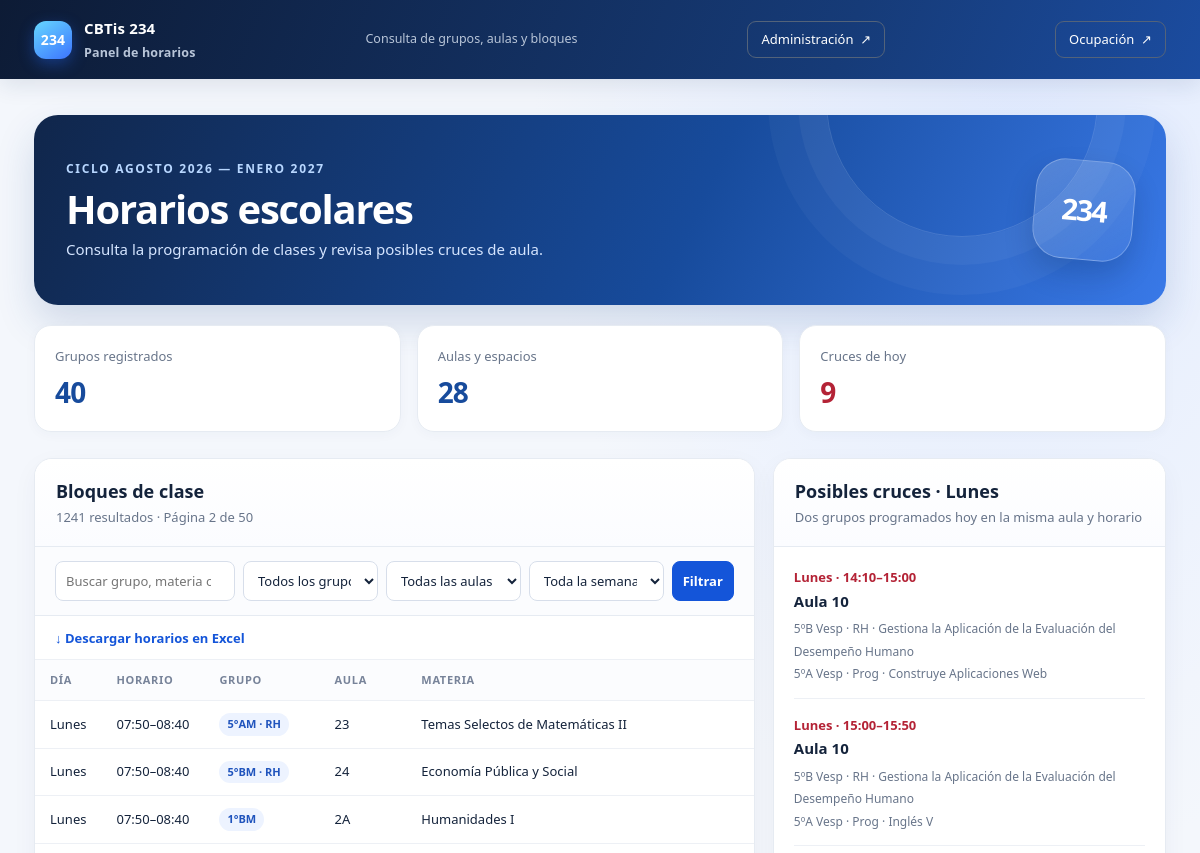
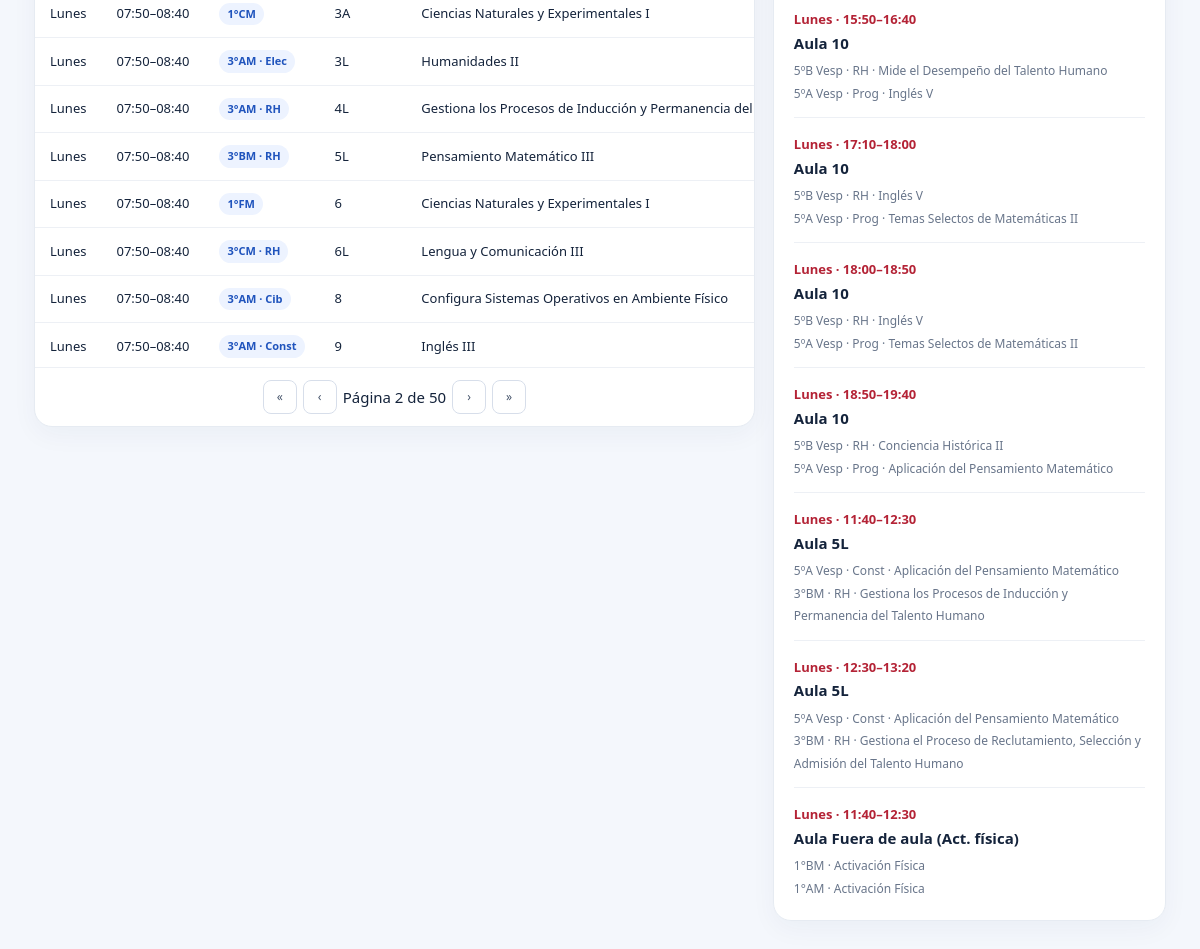
The page /?page=2&q=&grupo=&aula=&dia= on the database its author committed (2 pictures, top to bottom).
### horarios/models.py (models this page shows, shortened)
class Bloque(models.Model):
	DIAS = [
		(0, "Lunes"),
		(1, "Martes"),
		(2, "Miércoles"),
		(3, "Jueves"),
		(4, "Viernes"),
	]
	grupo = models.ForeignKey(Grupo, on_delete=models.CASCADE, related_name="bloques")
	aula = models.ForeignKey(Aula, on_delete=models.PROTECT, related_name="bloques")
	dia = models.PositiveSmallIntegerField(choices=DIAS)
	hora_inicio = models.TimeField()
	hora_fin = models.TimeField()
	materia = models.CharField(max_length=200)
	class Meta:
		ordering = ["grupo", "dia", "hora_inicio"]
		indexes = [models.Index(fields=["aula", "dia", "hora_inicio"])]

class Grupo(models.Model):
	nombre = models.CharField(max_length=40, unique=True)
	semestre = models.PositiveSmallIntegerField()
	especialidad = models.CharField(max_length=80)
	turno = models.CharField(max_length=12)
	aula_fija = models.ForeignKey(
		Aula, null=True, on_delete=models.PROTECT, related_name="grupos"
	)

class Aula(models.Model):
	TIPOS = [
		("AULA", "Aula"),
		("ESPECIAL", "Laboratorio / taller / cómputo"),
		("FUERA", "Fuera de aula"),
	]
	nombre = models.CharField(max_length=40, unique=True)
	tipo = models.CharField(max_length=10, choices=TIPOS, default="AULA")

### horarios/views.py (the view)
# urls.py: path('', inicio, name='inicio'),
def inicio(request):
	grupos = Grupo.objects.order_by("semestre", "nombre")
	aulas = Aula.objects.order_by("nombre")
	bloques = Bloque.objects.select_related("grupo", "aula").order_by(
		"dia", "hora_inicio", "aula__nombre", "grupo__nombre"
	)
	busqueda = request.GET.get("q", "").strip()
	grupo_id = request.GET.get("grupo", "")
	aula_id = request.GET.get("aula", "")
	dia = request.GET.get("dia", "")
	if busqueda:
		bloques = bloques.filter(
			Q(grupo__nombre__icontains=busqueda)
			| Q(aula__nombre__icontains=busqueda)
			| Q(materia__icontains=busqueda)
		)
	if grupo_id.isdigit():
		bloques = bloques.filter(grupo_id=grupo_id)
	else:
		grupo_id = ""
	if aula_id.isdigit():
		bloques = bloques.filter(aula_id=aula_id)
	else:
		aula_id = ""
	if dia in {"0", "1", "2", "3", "4"}:
		bloques = bloques.filter(dia=int(dia))
	else:
		dia = ""
	hoy = timezone.localdate()
	dia_actual = hoy.weekday()
	bloques_hoy = Bloque.objects.select_related("grupo", "aula")
	if dia_actual in range(5):
		bloques_hoy = bloques_hoy.filter(dia=dia_actual)
	else:
		bloques_hoy = bloques_hoy.none()
	ocupaciones = defaultdict(list)
	for bloque in bloques_hoy:
		ocupaciones[(bloque.aula_id, bloque.dia)].append(bloque)
	choques = []
	for lista in ocupaciones.values():
		lista.sort(key=lambda b: (b.hora_inicio, b.hora_fin))
		for indice, primero in enumerate(lista):
			for segundo in lista[indice + 1 :]:
				if segundo.hora_inicio >= primero.hora_fin:
					break
				if primero.hora_inicio < segundo.hora_fin:
					choques.append((primero, segundo))
	pagina = request.GET.get("page", 1)
	paginator = Paginator(bloques, 25) # 25 bloques por página
	bloques_pagina = paginator.get_page(pagina)
	return render(
		request,
		"horarios/inicio.html",
		{
			"grupos": grupos,
			"aulas": aulas,
			"bloques": bloques_pagina,
			"page_obj": bloques_pagina,
			"bloques_count": bloques.count(),
			"aulas_count": aulas.count(),
			"grupos_count": grupos.count(),
			"choques": choques[:12],
			"choques_count": len(choques),
			"hoy": hoy,
			"busqueda": busqueda,
			"grupo_seleccionado": grupo_id,
			"aula_seleccionada": aula_id,
			"dia_seleccionado": dia,
			"dias": Bloque.DIAS,
		},
	)

### horarios/templates/horarios/inicio.html (shortened to what this page needs)
{% load tz %}
<!doctype html>
<html lang="es">
<head>
</head>
<body>
  <header class="top">
    <div class="nav">
      <a class="brand" href="/">
        <span class="logo">234</span>
        <span>CBTis 234<br><small>Panel de horarios</small></span>
      </a>
      <small>Consulta de grupos, aulas y bloques</small>
      <a class="navlink" href="/admin/">Administración&nbsp; ↗</a>
      <a class="navlink" href="/ocupacion/">Ocupación&nbsp; ↗</a>
    </div>
  </header>
  <main>
    <section class="hero">
      <div><div class="eyebrow">Ciclo agosto 2026 — enero 2027</div>
      <h1>Horarios escolares</h1>
      <p class="intro">Consulta la programación de clases y revisa posibles cruces de aula.</p></div>
      <div class="hero-mark" aria-hidden="true">234</div>
    </section>
    <section class="stats" aria-label="Resumen">
      <article class="stat"><span class="stat-label">Grupos registrados</span><strong class="stat-value">{{ grupos_count }}</strong></article>
      <article class="stat"><span class="stat-label">Aulas y espacios</span><strong class="stat-value">{{ aulas_count }}</strong></article>
      <article class="stat"><span class="stat-label">Cruces de hoy</span><strong class="stat-value {% if choques_count %}alert{% endif %}">{{ choques_count }}</strong></article>
    </section>
    <div class="columns">
      <section class="panel">
        <div class="panel-head"><div><h2>Bloques de clase</h2><p class="sub">{{ bloques_count }} resultados · Página {{ page_obj.number }} de {{ page_obj.paginator.num_pages }}</p></div></div>
        <form method="get">
          <input type="search" name="q" value="{{ busqueda }}" placeholder="Buscar grupo, materia o aula" aria-label="Buscar" style="flex:1.4">
          <select name="grupo" aria-label="Filtrar por grupo">
            <option value="">Todos los grupos</option>
          </select>
          <select name="aula" aria-label="Filtrar por aula">
            <option value="">Todas las aulas</option>
          </select>
          <select name="dia" aria-label="Filtrar por día">
            <option value="">Toda la semana</option>
          </select>
          <button type="submit">Filtrar</button>
        </form>
        <div class="download" style="padding:10px 20px; border-bottom:1px solid #edf0f5"><a href="/exportar-excel/" style="color:#1455d9; font-size:13px; font-weight:700">↓ Descargar horarios en Excel</a></div>
        <div class="table-wrap">
          <table>
            <thead><tr><th>Día</th><th>Horario</th><th>Grupo</th><th>Aula</th><th>Materia</th></tr></thead>
            <tbody>
              {% for bloque in bloques %}
                <tr><td data-label="Día">{{ bloque.get_dia_display }}</td><td data-label="Horario">{{ bloque.hora_inicio|time:"H:i" }}–{{ bloque.hora_fin|time:"H:i" }}</td><td data-label="Grupo"><a class="pill" href="/grupo/{{ bloque.grupo.id }}/">{{ bloque.grupo.nombre }}</a></td><td data-label="Aula">{{ bloque.aula.nombre }}</td><td data-label="Materia">{{ bloque.materia }}</td></tr>
              {% empty %}<tr><td colspan="5" class="empty">No hay bloques para esos filtros.</td></tr>{% endfor %}
            </tbody>
          </table>
        </div>
        <div class="pagination">
          {% if page_obj.has_previous %}
            <a class="page-link" href="?page=1&amp;q={{ busqueda|urlencode }}&amp;grupo={{ grupo_seleccionado }}&amp;aula={{ aula_seleccionada }}&amp;dia={{ dia_seleccionado }}">&laquo;</a>
            <a class="page-link" href="?page={{ page_obj.previous_page_number }}&amp;q={{ busqueda|urlencode }}&amp;grupo={{ grupo_seleccionado }}&amp;aula={{ aula_seleccionada }}&amp;dia={{ dia_seleccionado }}">‹</a>
          {% endif %}
          <span class="page-info">Página {{ page_obj.number }} de {{ page_obj.paginator.num_pages }}</span>
          {% if page_obj.has_next %}
            <a class="page-link" href="?page={{ page_obj.next_page_number }}&amp;q={{ busqueda|urlencode }}&amp;grupo={{ grupo_seleccionado }}&amp;aula={{ aula_seleccionada }}&amp;dia={{ dia_seleccionado }}">›</a>
            <a class="page-link" href="?page={{ page_obj.paginator.num_pages }}&amp;q={{ busqueda|urlencode }}&amp;grupo={{ grupo_seleccionado }}&amp;aula={{ aula_seleccionada }}&amp;dia={{ dia_seleccionado }}">&raquo;</a>
          {% endif %}
        </div>
      </section>
      <aside class="panel">
        <div class="panel-head"><div><h2>Posibles cruces · {{ hoy|date:"l"|capfirst }}</h2><p class="sub">Dos grupos programados hoy en la misma aula y horario</p></div></div>
        {% if choques %}
          <ul class="conflict-list">
            {% for primero, segundo in choques %}
              <li class="conflict">
                <span class="conflict-time">{{ primero.get_dia_display }} · {{ primero.hora_inicio|time:"H:i" }}–{{ primero.hora_fin|time:"H:i" }}</span>
                <span class="conflict-room">Aula {{ primero.aula.nombre }}</span>
                <span class="conflict-groups">{{ primero.grupo.nombre }} · {{ primero.materia }}<br>{{ segundo.grupo.nombre }} · {{ segundo.materia }}</span>
              </li>
            {% endfor %}
          </ul>
        {% else %}<p class="empty good">No se detectaron cruces de aula para hoy.</p>{% endif %}
      </aside>
    </div>
  </main>
</body>
</html>

### rows shown on the page
Bloque: dia "Lunes", hora_inicio "07:50", hora_fin "08:40", grupo.nombre "5°AM · RH", aula.nombre "23", materia "Temas Selectos de Matemáticas II"
Bloque: dia "Lunes", hora_inicio "07:50", hora_fin "08:40", grupo.nombre "5°BM · RH", aula.nombre "24", materia "Economía Pública y Social"
Bloque: dia "Lunes", hora_inicio "07:50", hora_fin "08:40", grupo.nombre "1°BM", aula.nombre "2A", materia "Humanidades I"
Bloque: dia "Lunes", hora_inicio "07:50", hora_fin "08:40", grupo.nombre "1°CM", aula.nombre "3A", materia "Ciencias Naturales y Experimentales I"
Bloque: dia "Lunes", hora_inicio "07:50", hora_fin "08:40", grupo.nombre "3°AM · Elec", aula.nombre "3L", materia "Humanidades II"
Bloque: dia "Lunes", hora_inicio "07:50", hora_fin "08:40", grupo.nombre "3°AM · RH", aula.nombre "4L", materia "Gestiona los Procesos de Inducción y Permanencia del…"
Bloque: dia "Lunes", hora_inicio "07:50", hora_fin "08:40", grupo.nombre "3°BM · RH", aula.nombre "5L", materia "Pensamiento Matemático III"
Bloque: dia "Lunes", hora_inicio "07:50", hora_fin "08:40", grupo.nombre "1°FM", aula.nombre "6", materia "Ciencias Naturales y Experimentales I"
Bloque: dia "Lunes", hora_inicio "07:50", hora_fin "08:40", grupo.nombre "3°CM · RH", aula.nombre "6L", materia "Lengua y Comunicación III"
Bloque: dia "Lunes", hora_inicio "07:50", hora_fin "08:40", grupo.nombre "3°AM · Cib", aula.nombre "8", materia "Configura Sistemas Operativos en Ambiente Físico"
Bloque: dia "Lunes", hora_inicio "07:50", hora_fin "08:40", grupo.nombre "3°AM · Const", aula.nombre "9", materia "Inglés III"
Bloque: dia "Lunes", hora_inicio "14:10", hora_fin "15:00", aula.nombre "10", grupo.nombre "5ºB Vesp · RH", materia "Gestiona la Aplicación de la Evaluación del Desempeño Humano", grupo.nombre "5ºA Vesp · Prog", materia "Construye Aplicaciones Web"
Bloque: dia "Lunes", hora_inicio "15:00", hora_fin "15:50", aula.nombre "10", grupo.nombre "5ºB Vesp · RH", materia "Gestiona la Aplicación de la Evaluación del Desempeño Humano", grupo.nombre "5ºA Vesp · Prog", materia "Inglés V"
Bloque: dia "Lunes", hora_inicio "15:50", hora_fin "16:40", aula.nombre "10", grupo.nombre "5ºB Vesp · RH", materia "Mide el Desempeño del Talento Humano", grupo.nombre "5ºA Vesp · Prog", materia "Inglés V"
Bloque: dia "Lunes", hora_inicio "17:10", hora_fin "18:00", aula.nombre "10", grupo.nombre "5ºB Vesp · RH", materia "Inglés V", grupo.nombre "5ºA Vesp · Prog", materia "Temas Selectos de Matemáticas II"
Bloque: dia "Lunes", hora_inicio "18:00", hora_fin "18:50", aula.nombre "10", grupo.nombre "5ºB Vesp · RH", materia "Inglés V", grupo.nombre "5ºA Vesp · Prog", materia "Temas Selectos de Matemáticas II"
Bloque: dia "Lunes", hora_inicio "18:50", hora_fin "19:40", aula.nombre "10", grupo.nombre "5ºB Vesp · RH", materia "Conciencia Histórica II", grupo.nombre "5ºA Vesp · Prog", materia "Aplicación del Pensamiento Matemático"
Bloque: dia "Lunes", hora_inicio "11:40", hora_fin "12:30", aula.nombre "5L", grupo.nombre "5ºA Vesp · Const", materia "Aplicación del Pensamiento Matemático", grupo.nombre "3°BM · RH", materia "Gestiona los Procesos de Inducción y Permanencia del Talento Humano"
Bloque: dia "Lunes", hora_inicio "12:30", hora_fin "13:20", aula.nombre "5L", grupo.nombre "5ºA Vesp · Const", materia "Aplicación del Pensamiento Matemático", grupo.nombre "3°BM · RH", materia "Gestiona el Proceso de Reclutamiento, Selección y Admisión del Talento Humano"
Bloque: dia "Lunes", hora_inicio "11:40", hora_fin "12:30", aula.nombre "Fuera de aula (Act. física)", grupo.nombre "1°BM", materia "Activación Física", grupo.nombre "1°AM"

### other values the page prints
{{ grupos_count }} "40"
{{ aulas_count }} "28"
{{ choques_count }} "9"
{{ bloques_count }} "1241"
{{ page_obj.number }} "2"
{{ page_obj.paginator.num_pages }} "50"
{{ hoy|date:"l"|capfirst }} "Lunes"
